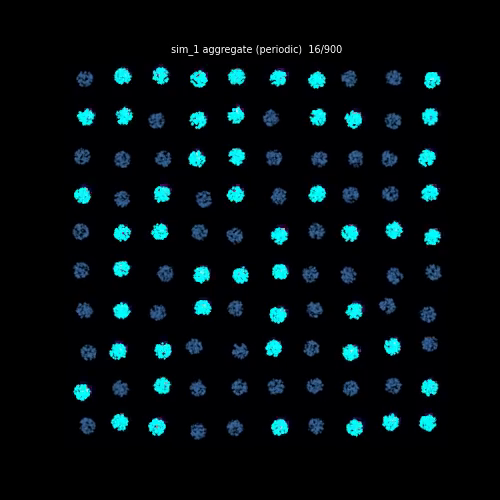
#> input picture frame 6 of prototype/sim_1.mp4, 500 x 500 px, given in place of 260228InterfaceTransferMirrorB1-DB-floor-fl2.mp4, which was not available
$ python make_target.py
#> lines starting #> are read from the running program, lines starting #| are printed output that depends on the picture; after the words box and inside, x2 and y2 are one past the last pixel; in counts of white or black regions, pixels touching at a corner belong together; pictures that were not available may be replaced by others from this repository, and a replacement may not be noted
"""make_target.py -- extract a coarse cell-DENSITY target from the real dicty movie,
for the simulation-vs-video loss (the user chose coarse density-map matching).

The movie is a 3D-rendered lightsheet: a rotating yellow bounding box, a small inset
in the top-right corner, a scale bar / timestamp, and the cells themselves as bright
ORANGE blobs over a darker GREEN chemical haze. To make the target robust to the box
rotation + field-of-view drift we:

  1. crop away the inset + margins (keep the main panel only);
  2. detect cell pixels by colour (orange: R high and R > B);
  3. for K timepoints across the AGGREGATION WINDOW (skip the empty/drifted tail),
     build a coarse occupancy histogram AFTER centring on the cells' centre-of-mass
     and scaling by their RMS radius -> a translation+scale-invariant density map.

Writes target_density.npz {t_frac[K], dens[K,G,G], grid G} + a montage PNG.

    PYTHONPATH=... python make_target.py
"""
import os
import numpy as np
import cv2

HERE = os.path.dirname(os.path.abspath(__file__))
VIDEO = "/groups/saalfeld/home/allierc/GraphData/graphs_data/dicty/260228InterfaceTransferMirrorB1-DB-floor-fl2.mp4"

GRID = 48                       # coarse density resolution (matches sim loss)
K = 6                           # number of matched timepoints
WIN = (0.02, 0.80)             # aggregation window as a fraction of the movie (skip drifted tail)
# main-panel crop as fractions of (W,H): drop the top-right inset, scale bar, borders
CROP = dict(x0=0.06, x1=0.74, y0=0.03, y1=0.97)


def cell_mask(bgr):
    """Orange amoebae: red strong and clearly above blue. Returns a bool [h,w]."""
    b, g, r = bgr[..., 0].astype(np.int16), bgr[..., 1].astype(np.int16), bgr[..., 2].astype(np.int16)
    return (r > 110) & (r - b > 35)


def detect_centroids(panel, min_area=4, max_area=4000):
    """Count individual amoebae in a panel and return their centroids normalized to the
    panel's [0,1]^2 (origin bottom-left, matching the sim's y-up convention). Used to
    initialize the simulation's frame 0 with the REAL cell number + positions."""
    h, w = panel.shape[:2]
    m = cell_mask(panel).astype(np.uint8)
    m = cv2.morphologyEx(m, cv2.MORPH_OPEN, np.ones((3, 3), np.uint8))
    n, _, stats, cents = cv2.connectedComponentsWithStats(m, connectivity=8)
    pts = []
    for i in range(1, n):                                 # skip background label 0
        if min_area <= stats[i, cv2.CC_STAT_AREA] <= max_area:
            cx, cy = cents[i]
            pts.append([cx / w, 1.0 - cy / h])            # flip y -> bottom-left origin
    return np.array(pts, np.float32) if pts else np.zeros((0, 2), np.float32)


def _hist(p2d, grid=GRID):
    """Occupancy histogram of points already centred + scaled into the +-1 box, sum 1."""
    h, _, _ = np.histogram2d(p2d[:, 0], p2d[:, 1], bins=grid, range=[[-1, 1], [-1, 1]])
    s = h.sum()
    return (h / s).astype(np.float32) if s > 0 else np.full((grid, grid), 1.0 / (grid * grid), np.float32)


def seq_densities(pts_list, grid=GRID):
    """K density maps for a sequence of point sets, using PER-FRAME COM (translation-robust to
    FOV drift) but a SHARED scale = frame-0 RMS spread. The shared scale is the fix that keeps
    the aggregation signal: as cells concentrate, the maps genuinely peak up (per-frame RMS
    scaling instead rescales every frame to the same spread and erases concentration)."""
    p0 = pts_list[0].astype(np.float32)
    scale0 = np.sqrt(((p0 - p0.mean(0)) ** 2).sum(1).mean()) + 1e-6
    out = []
    for pts in pts_list:
        pts = pts.astype(np.float32)
        out.append(_hist((pts - pts.mean(0)) / (2.5 * scale0), grid))
    return np.stack(out)


def normalized_density(ys, xs, grid=GRID):
    """Single-frame density (per-frame COM + RMS-scale) -- kept for display in compare_*.py."""
    if len(xs) < 10:
        return np.full((grid, grid), 1.0 / (grid * grid), np.float32)
    p = np.stack([xs, ys], 1).astype(np.float32)
    p = p - p.mean(0)
    rms = np.sqrt((p ** 2).sum(1).mean()) + 1e-6
    return _hist(p / (2.5 * rms), grid)


def main():
    cap = cv2.VideoCapture(VIDEO)
    n = int(cap.get(cv2.CAP_PROP_FRAME_COUNT)); W = int(cap.get(cv2.CAP_PROP_FRAME_WIDTH)); H = int(cap.get(cv2.CAP_PROP_FRAME_HEIGHT))
    x0, x1 = int(CROP["x0"] * W), int(CROP["x1"] * W)
    y0, y1 = int(CROP["y0"] * H), int(CROP["y1"] * H)
    fr_idx = (np.linspace(WIN[0], WIN[1], K) * (n - 1)).astype(int)
    pts_list, counts, init_pos = [], [], None
    for j, i in enumerate(fr_idx):
        cap.set(cv2.CAP_PROP_POS_FRAMES, int(i)); ok, fr = cap.read()
        if not ok:
            continue
        panel = fr[y0:y1, x0:x1]
        m = cell_mask(panel)
        ys, xs = np.nonzero(m)
        ys = m.shape[0] - 1 - ys                          # image rows are y-down -> flip to y-up (match sim + init_pos)
        pts_list.append(np.stack([xs, ys], 1).astype(np.float32))
        counts.append(int(m.sum()))
        if j == 0:                                        # frame 0: real cell count + positions
            init_pos = detect_centroids(panel)
#> this loop made 6 passes
#> (n in detect_centroids, stats in detect_centroids, cents in detect_centroids) on pass 1: (1, [[0, 0, 340, 470, 159800]], [[169.5, 234.5]])
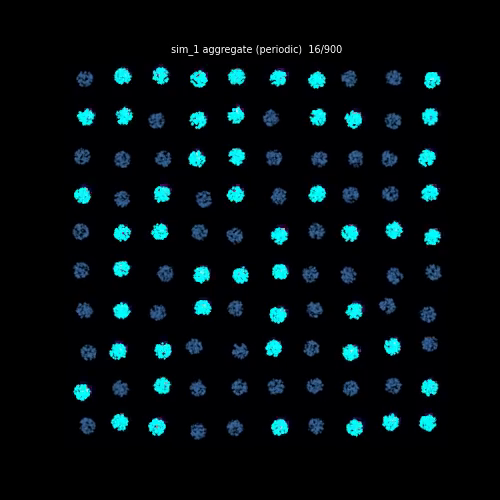
#> input picture frame 6 of prototype/sim_1.mp4, 500 x 500 px, given in place of 260228InterfaceTransferMirrorB1-DB-floor-fl2.mp4, which was not available
#> pass 1, in cell_mask, `b, g, r = bgr[..., 0].astype(np.int16), bgr[..., 1].astype(np.int16), ..`:
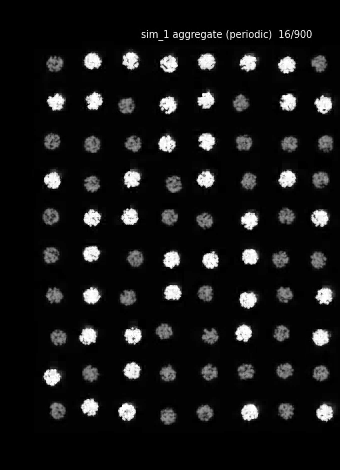
#> b: shape (470, 340) int16; min 0, max 255, mean 20.4
#> pass 1, in cell_mask, `b, g, r = bgr[..., 0].astype(np.int16), bgr[..., 1].astype(np.int16), ..`:
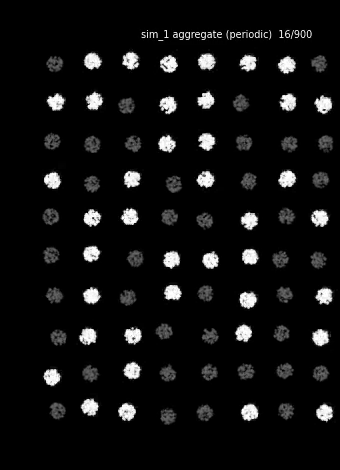
#> g: shape (470, 340) int16; min 0, max 255, mean 16.4
#> pass 1, in cell_mask, `b, g, r = bgr[..., 0].astype(np.int16), bgr[..., 1].astype(np.int16), ..`:
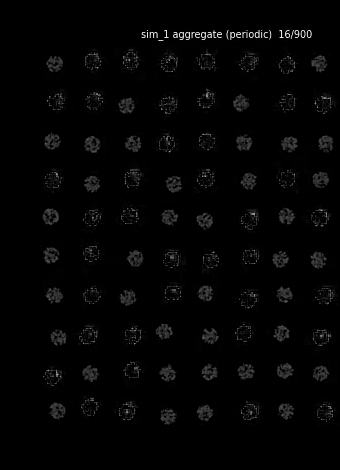
#> r: shape (470, 340) int16; min 0, max 232, mean 4.2
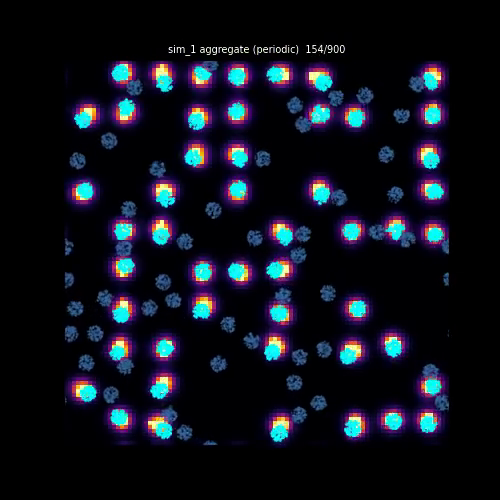
#> input picture frame 52 of prototype/sim_1.mp4, 500 x 500 px, given in place of 260228InterfaceTransferMirrorB1-DB-floor-fl2.mp4, which was not available
#> after the loop:
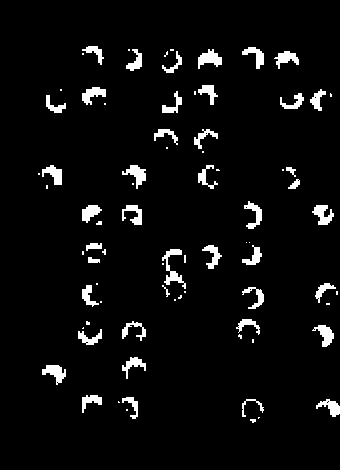
#> m: shape (470, 340) bool; 4.8% white; 79 white regions (36 under 20 px), largest, box (x1, y1, x2, y2) and area: (162, 249, 186, 289) 314, (198, 49, 222, 69) 272, (122, 165, 146, 189) 256
#> after the loop:
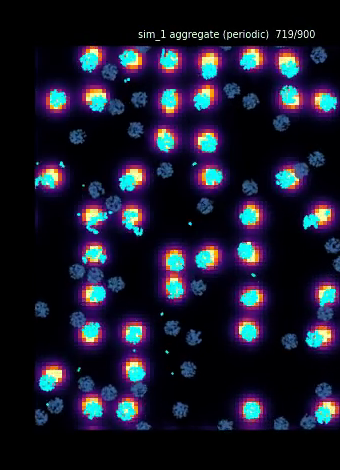
#> panel: shape (470, 340, 3); mean B, G, R 43.5, 26, 25.9
#> after the loop, counts = [0, 5391, 7146, 7652, 7740, 7672]; pts_list = 6 items
    cap.release()
    dens = seq_densities(pts_list); t_frac = np.linspace(WIN[0], WIN[1], K)
#> in seq_densities, `p0 = pts_list[0].astype(np.float32)`: p0 = empty array
#> in seq_densities, `scale0 = np.sqrt(((p0 - p0.mean(0)) ** 2).sum(1).mean()) + 1e-6`: scale0 = nan
#> the loop in seq_densities, `for pts in pts_list:` made 6 passes
#> pts on pass 1: empty array
#> after the loop in seq_densities, `for pts in pts_list:`: out = 6 items
#> after `t_frac = np.linspace(WIN[0], WIN[1], K)`: t_frac = [0.02, 0.176, 0.332, 0.488, 0.644, 0.8]
    np.savez(os.path.join(HERE, "target_density.npz"), t_frac=t_frac, dens=dens, grid=GRID,
             crop=np.array([x0, x1, y0, y1]), counts=np.array(counts), init_pos=init_pos)
    print(f"frames {n}, sampled {list(fr_idx)}, cell-pixel counts {counts}", flush=True)
#| frames 301, sampled [6, 52, 99, 146, 193, 240], cell-pixel counts [0, 5391, 7146, 7652, 7740, 7672]
    print(f"frame-0 detected cells N0={len(init_pos)} (seed positions for the sim)", flush=True)
#| frame-0 detected cells N0=0 (seed positions for the sim)

    import matplotlib; matplotlib.use("Agg"); import matplotlib.pyplot as plt
    fig, axs = plt.subplots(1, K, figsize=(3 * K, 3)); fig.patch.set_facecolor("black")
    for ax, d, tf in zip(axs, dens, t_frac):
        ax.imshow(d.T, origin="lower", cmap="inferno"); ax.set_xticks([]); ax.set_yticks([])
        ax.set_title(f"t={tf:.2f}", color="white", fontsize=10)
#> this loop made 6 passes
#> tf on passes 1 to 6: 0.02, 0.176, 0.332, 0.488, 0.644, 0.8
    plt.tight_layout(); plt.savefig(os.path.join(HERE, "target_density.png"), dpi=70, facecolor="black")
#> after `plt.tight_layout()`:
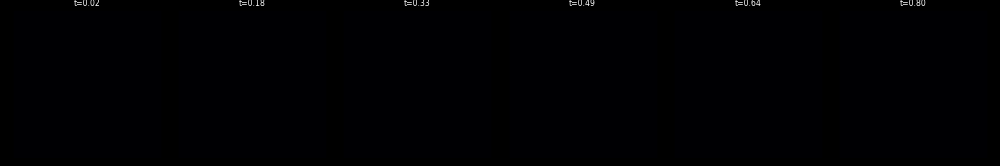
#> figure drawn by matplotlib, 6 panels
    print("wrote target_density.npz + target_density.png", flush=True)


if __name__ == "__main__":
    main()

$ run again, starting later in the video
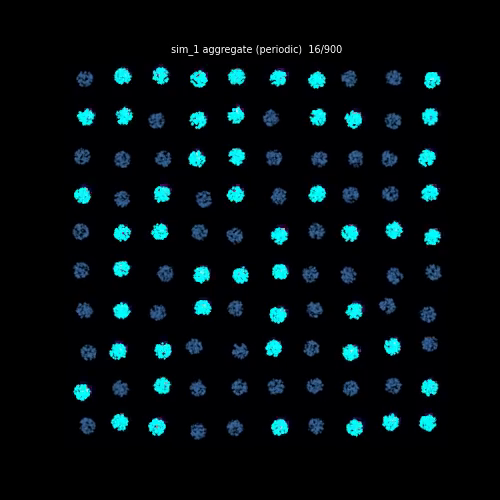
#> input picture frame 6 of prototype/sim_1.mp4, 500 x 500 px, given in place of 260228InterfaceTransferMirrorB1-DB-floor-fl2.mp4, which was not available
#> the loop in main, `for j, i in enumerate(fr_idx):` made 6 passes
#> (n in detect_centroids, stats in detect_centroids, cents in detect_centroids) on pass 1: (1, [[0, 0, 340, 470, 159800]], [[169.5, 234.5]])
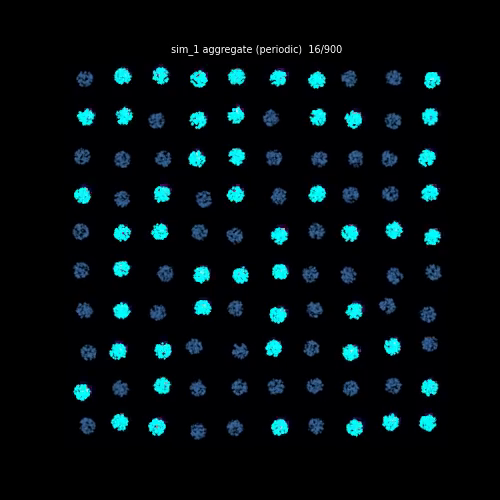
#> input picture frame 6 of prototype/sim_1.mp4, 500 x 500 px, given in place of 260228InterfaceTransferMirrorB1-DB-floor-fl2.mp4, which was not available
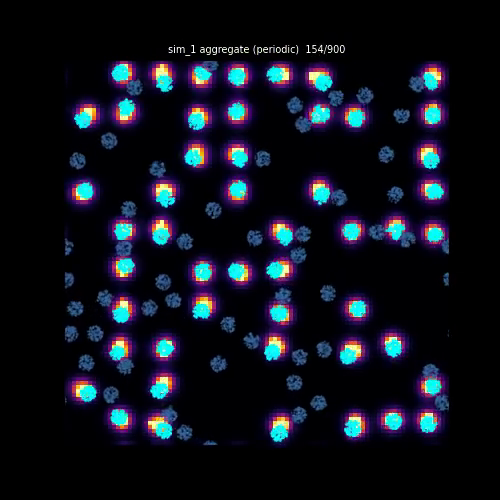
#> input picture frame 52 of prototype/sim_1.mp4, 500 x 500 px, given in place of 260228InterfaceTransferMirrorB1-DB-floor-fl2.mp4, which was not available
#> after the loop in main, `for j, i in enumerate(fr_idx):`: counts = [0, 5391, 7146, 7652, 7740, 7672]; pts_list = 6 items
#> p0 = empty array
#> scale0 = nan
#> the loop in seq_densities, `for pts in pts_list:` made 6 passes
#> pts on pass 1: empty array
#> after the loop in seq_densities, `for pts in pts_list:`: out = 6 items
#> t_frac = [0.02, 0.176, 0.332, 0.488, 0.644, 0.8]
#| frames 301, sampled [6, 52, 99, 146, 193, 240], cell-pixel counts [0, 5391, 7146, 7652, 7740, 7672]
#| frame-0 detected cells N0=0 (seed positions for the sim)
#> the loop in main, `for ax, d, tf in zip(axs, dens, t_frac):` made 6 passes
#> tf on passes 1 to 6: 0.02, 0.176, 0.332, 0.488, 0.644, 0.8

$ run again, starting later in the video
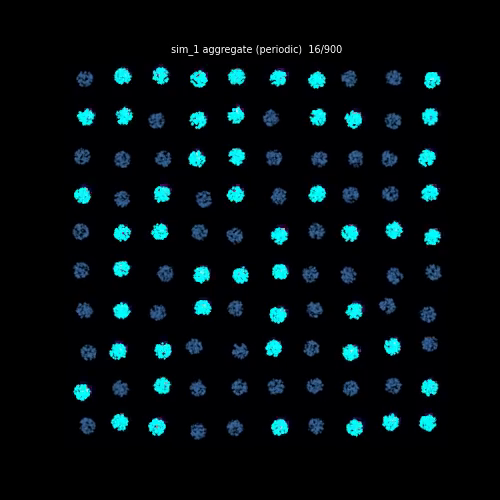
#> input picture frame 6 of prototype/sim_1.mp4, 500 x 500 px, given in place of 260228InterfaceTransferMirrorB1-DB-floor-fl2.mp4, which was not available
#> the loop in main, `for j, i in enumerate(fr_idx):` made 6 passes
#> (n in detect_centroids, stats in detect_centroids, cents in detect_centroids) on pass 1: (1, [[0, 0, 340, 470, 159800]], [[169.5, 234.5]])
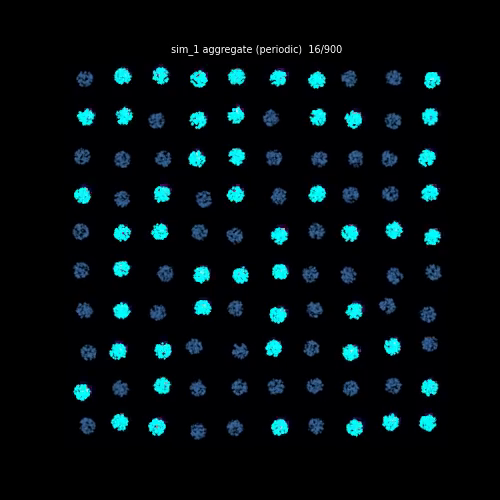
#> input picture frame 6 of prototype/sim_1.mp4, 500 x 500 px, given in place of 260228InterfaceTransferMirrorB1-DB-floor-fl2.mp4, which was not available
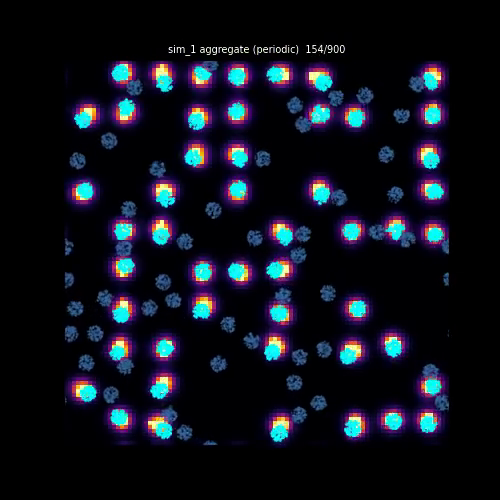
#> input picture frame 52 of prototype/sim_1.mp4, 500 x 500 px, given in place of 260228InterfaceTransferMirrorB1-DB-floor-fl2.mp4, which was not available
#> after the loop in main, `for j, i in enumerate(fr_idx):`: counts = [0, 5391, 7146, 7652, 7740, 7672]; pts_list = 6 items
#> p0 = empty array
#> scale0 = nan
#> the loop in seq_densities, `for pts in pts_list:` made 6 passes
#> pts on pass 1: empty array
#> after the loop in seq_densities, `for pts in pts_list:`: out = 6 items
#> t_frac = [0.02, 0.176, 0.332, 0.488, 0.644, 0.8]
#| frames 301, sampled [6, 52, 99, 146, 193, 240], cell-pixel counts [0, 5391, 7146, 7652, 7740, 7672]
#| frame-0 detected cells N0=0 (seed positions for the sim)
#> the loop in main, `for ax, d, tf in zip(axs, dens, t_frac):` made 6 passes
#> tf on passes 1 to 6: 0.02, 0.176, 0.332, 0.488, 0.644, 0.8
